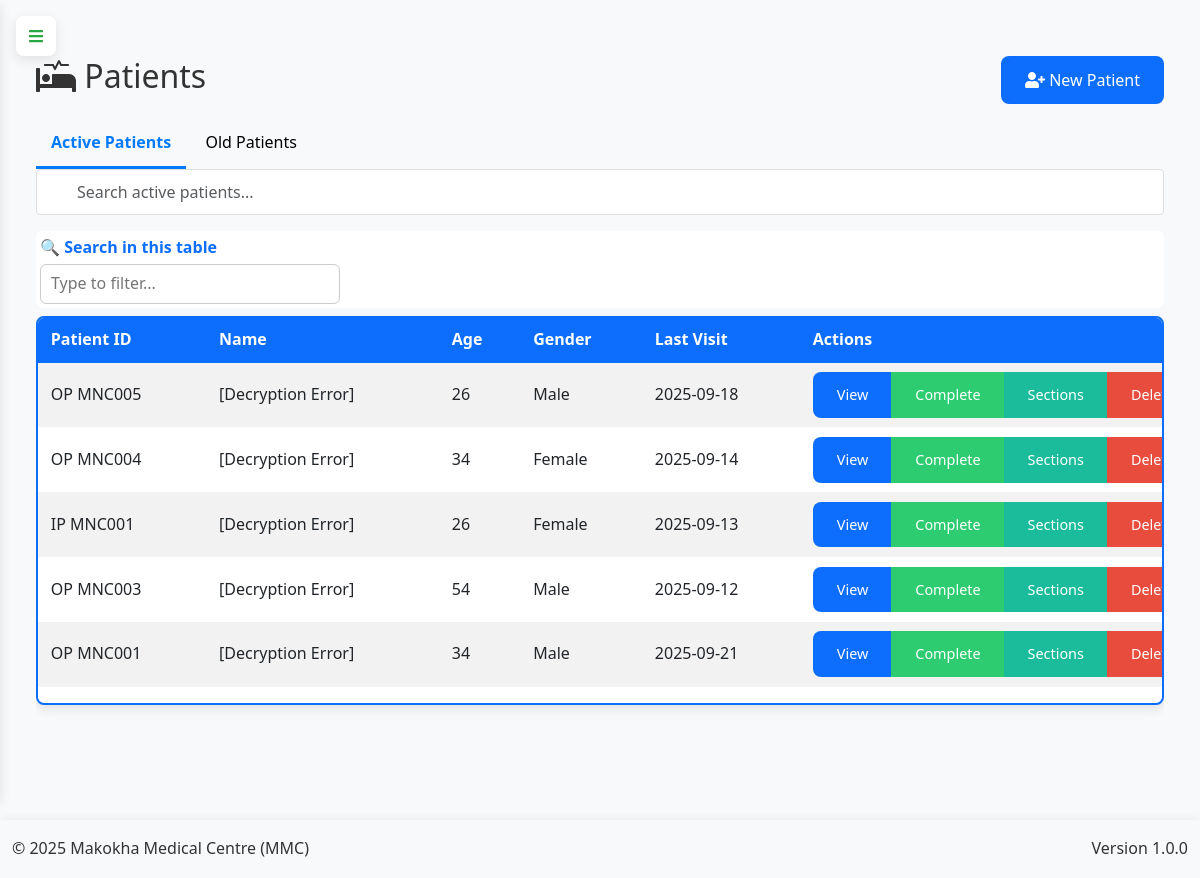
Page /doctor/patients (signed in) on the earlier database version.
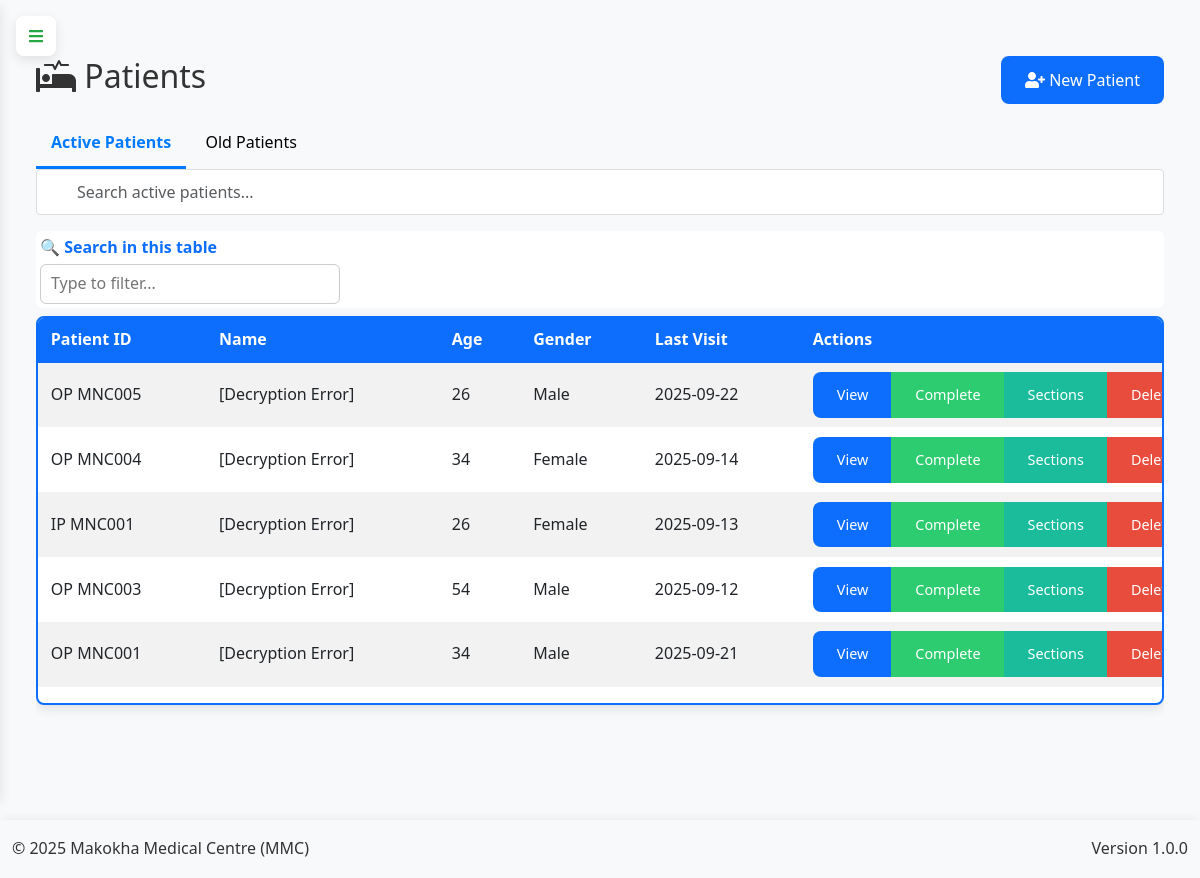
Same page on the later database version.
### app.py (models this page shows, shortened)
class Patient(db.Model):
    id = db.Column(db.Integer, primary_key=True)
    op_number = db.Column(db.String(20), unique=True, nullable=True)
    ip_number = db.Column(db.String(20), unique=True, nullable=True)
    name = db.Column(db.String(100), nullable=True)  # encrypted
    age = db.Column(db.Integer, nullable=True)
    gender = db.Column(db.String(10), nullable=True)
    address = db.Column(db.String(200), nullable=True)  # encrypted
    phone = db.Column(db.String(20), nullable=True)  # encrypted
    destination = db.Column(db.String(100), nullable=True)
    occupation = db.Column(db.String(100), nullable=True)  # encrypted
    religion = db.Column(db.String(100), nullable=True)
    nok_name = db.Column(db.String(100), nullable=True)  # encrypted
    nok_contact = db.Column(db.String(20), nullable=True)  # encrypted
    tca = db.Column(db.Date, nullable=True)
    date_of_admission = db.Column(db.Date, nullable=True)
    status = db.Column(db.String(20), default='active', nullable=True)
    chief_complaint = db.Column(db.Text, nullable=True)
    history_present_illness = db.Column(db.Text, nullable=True)
    ai_assistance_enabled = db.Column(db.Boolean, default=False)
    ai_diagnosis = db.Column(db.Text)
    ai_treatment_recommendations = db.Column(db.Text)
    ai_last_updated = db.Column(db.DateTime)
    ai_confidence_score = db.Column(db.Float)  # 0-1 scale for diagnosis confidence
    created_at = db.Column(db.DateTime, default=datetime.utcnow)
    updated_at = db.Column(db.DateTime, default=datetime.utcnow, onupdate=datetime.utcnow)
    reviews = db.relationship('PatientReviewSystem', backref='patient', lazy=True)
    histories = db.relationship('PatientHistory', backref='patient', lazy=True)
    examinations = db.relationship('PatientExamination', backref='patient', lazy=True)
    diagnoses = db.relationship('PatientDiagnosis', backref='patient', lazy=True)
    management = db.relationship('PatientManagement', backref='patient', lazy=True)
    lab_requests = db.relationship('LabRequest', backref='patient', lazy=True)
    imaging_requests = db.relationship('ImagingRequest', backref='patient', lazy=True)
    @property
    def decrypted_name(self):
        if not self.name:
            return None
        try:
            return Config.decrypt_data_static(self.name)
        except Exception:
            return "[Decryption Error]"

### app.py (the view)
@app.route('/doctor/patients', methods=['GET'])
@login_required
def doctor_patients():
    if current_user.role != 'doctor':
        flash('Unauthorized', 'danger')
        return redirect(url_for('home'))
    active_patients = Patient.query.filter_by(status='active').order_by(Patient.created_at.desc()).all()
    completed_patients = Patient.query.filter_by(status='completed').order_by(Patient.updated_at.desc()).all()
    return render_template(
        'doctor/patients.html',
        active_patients=active_patients,
        completed_patients=completed_patients
    )

### app.py (called while the page is built, shortened)
@app.before_request
def initialize_data():
    global _first_request
    if not _first_request:
        return

@app.context_processor
def inject_current_date():
    return {'current_date': date.today().strftime('%Y-%m-%d')}

@app.context_processor
def inject_csrf_token():
    return dict(csrf_token=generate_csrf)

@app.context_processor
def utility_processor():
    def decrypt_data(encrypted_data):
        if not encrypted_data:
            return ""
        try:
            return Config.decrypt_data_static(encrypted_data)
        except:
            return "[Decryption Error]"
    return dict(decrypt_data=decrypt_data)

    @login_manager.user_loader
    def load_user(user_id):
        return db.session.get(User, int(user_id))

### config.py (called while the page is built, shortened)
    @classmethod
    def decrypt_data(cls, encrypted_data: Optional[str]) -> str:
        if not encrypted_data or not isinstance(encrypted_data, str):
            return ""
        if not cls.fernet:
            raise RuntimeError("Fernet not initialized. Call Config.init_fernet(app) at startup.")

    @staticmethod
    def decrypt_data_static(encrypted_data: Optional[str]) -> str:
        return Config.decrypt_data(encrypted_data)

### templates/doctor/patients.html (shortened to what this page needs)
{% extends "doctor/layout.html" %}
{% block content %}
<div class="content container-fluid">
    <div class="page-header d-flex justify-content-between align-items-center mb-3">
        <h2><i class="fas fa-procedures"></i> Patients</h2>
        <a href="{{ url_for('doctor_new_patient') }}" class="btn btn-primary">
            <i class="fas fa-user-plus"></i> New Patient
        </a>
    </div>
    <div class="patient-tabs">
        <button class="tab-btn active" onclick="openTab(event, 'activePatients')">Active Patients</button>
        <button class="tab-btn" onclick="openTab(event, 'oldPatients')">Old Patients</button>
    </div>
    <div id="activePatients" class="tab-content active">
        <div class="search-box mb-3">
            <input type="text" id="activePatientSearch" class="form-control" placeholder="Search active patients...">
        </div>
        <div class="table-responsive">
            <table class="table table-striped table-hover" id="activePatientsTable">
                <thead class="thead-light">
                    <tr>
                        <th>Patient ID</th>
                        <th>Name</th>
                        <th>Age</th>
                        <th>Gender</th>
                        <th>Last Visit</th>
                        <th>Actions</th>
                    </tr>
                </thead>
                <tbody>
                    {% for patient in active_patients %}
                    <tr>
                        <td>{{ patient.op_number or patient.ip_number }}</td>
                        <td>{{ patient.decrypted_name }}</td>
                        <td>{{ patient.age or 'N/A' }}</td>
                        <td>{{ patient.gender or 'N/A' }}</td>
                        <td>{{ patient.updated_at.strftime('%Y-%m-%d') if patient.updated_at else 'N/A' }}</td>
                        <td>
                            <div class="btn-group">
                                <a href="{{ url_for('doctor_patient_details', patient_id=patient.id) }}" class="btn btn-sm btn-primary">View</a>
                                <button class="btn btn-sm btn-success" onclick="completeTreatment('{{ patient.id }}')">Complete</button>
                                <button class="btn btn-sm btn-info" onclick="viewSections('{{ patient.id }}')">Sections</button>
                                <button class="btn btn-sm btn-danger" onclick="confirmDelete('{{ patient.id }}')">Delete</button>
                            </div>
                        </td>
                    </tr>
                    {% else %}
                    <tr><td colspan="6" class="text-center">No active patients found.</td></tr>
                    {% endfor %}
                </tbody>
            </table>
        </div>
    </div>
</div>
{% endblock %}

Differences in the rows shown:
changed Patient "OP MNC005": updated_at "2025-09-18" → "2025-09-22"
